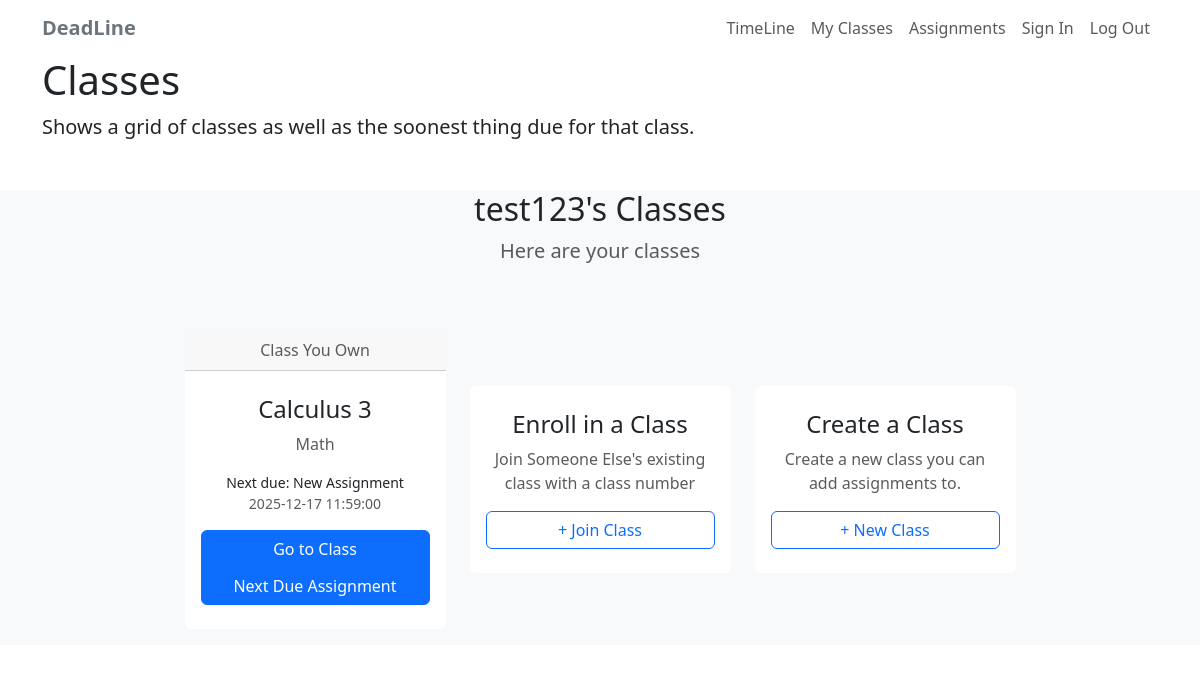
/classes (signed in), run on an earlier commit of the app's database.
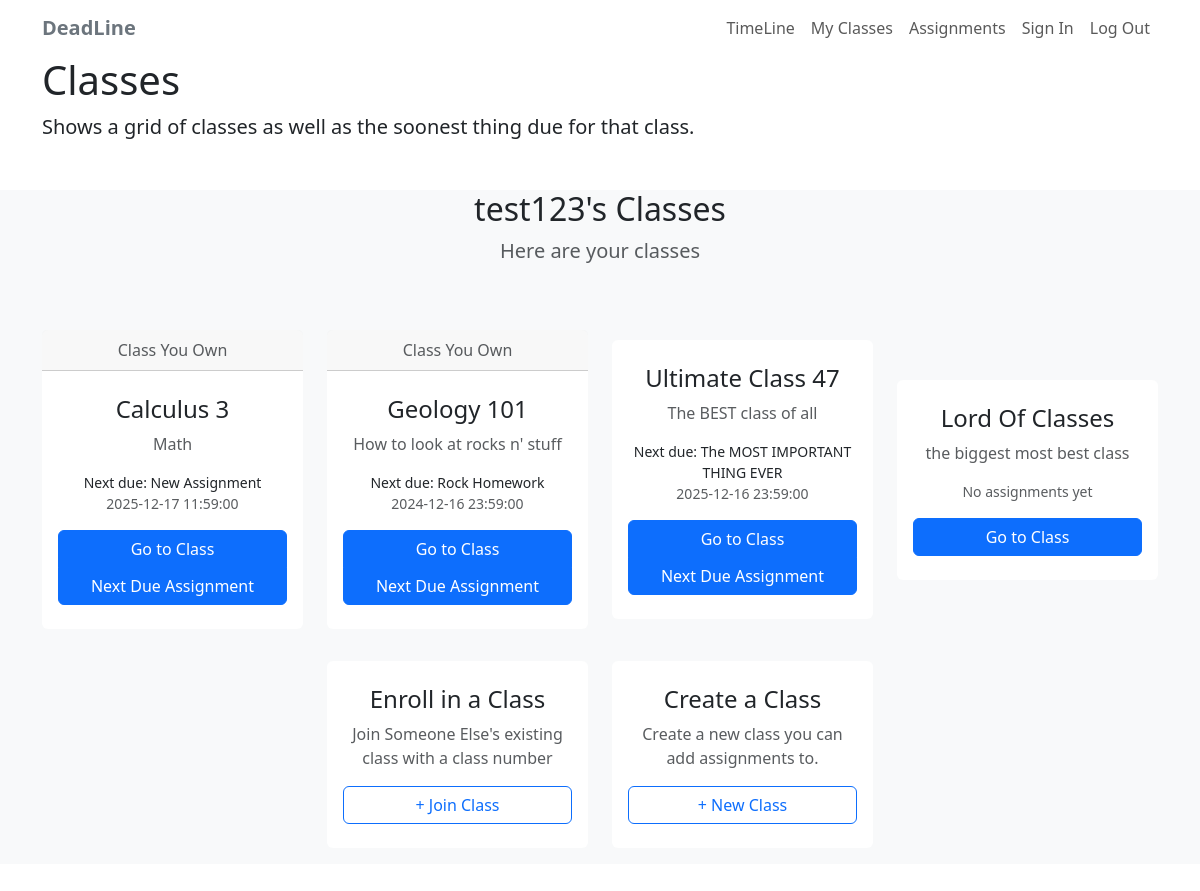
And on a later commit of the database.
### app/models.py (models this page shows, shortened)
class Class(db.Model):
    id = db.Column(db.Integer, primary_key=True)
    name = db.Column(db.String(140), nullable=False)
    description = db.Column(db.Text)
    owner_id = db.Column(db.Integer, db.ForeignKey('user.id'), nullable=False)
    owner = db.relationship('User', backref='owned_classes')
    members = db.relationship(
        'User',
        secondary=class_memberships,
        backref=db.backref('classes', lazy='dynamic'),
        lazy='dynamic'
    )

class Assignment(db.Model):
    id = db.Column(db.Integer, primary_key=True)
    title = db.Column(db.String(140), nullable=False)
    description = db.Column(db.Text)
    due_date = db.Column(db.DateTime, nullable=False)
    created_at = db.Column(db.DateTime, default=datetime.utcnow)
    creator_id = db.Column(db.Integer, db.ForeignKey('user.id'))
    creator = db.relationship('User', backref='created_assignments')
    class_id = db.Column(db.Integer, db.ForeignKey('class.id'), nullable=False)
    clazz = db.relationship('Class', backref='assignments')

### app/routes.py (the view)
@deadline_app.route('/classes')
@login_required
def classes():
    owned_classes = Class.query.filter_by(owner_id=current_user.id).all()
    enrolled_classes = current_user.classes.all()  # via backref
    return render_template(
        'classes.html',
        owned_classes=owned_classes,
        enrolled_classes=enrolled_classes,
    )

### app/__init__.py (called while the page is built)
def create_app():
    deadline_app = Flask(__name__)
    deadline_app.config.from_mapping(
        SECRET_KEY='shmortobius',
        SQLALCHEMY_DATABASE_URI='sqlite:///' + os.path.join(basedir, 'app.db'),
        SQLALCHEMY_TRACK_MODIFICATIONS=False
    )
    db.init_app(deadline_app)
    login_manager.init_app(deadline_app)
    login_manager.login_view = 'login'
    from app.models import User
    @login_manager.user_loader
    def load_user(user_id):
        return User.query.get(int(user_id))
    with deadline_app.app_context():
        from app import routes, models
        db.create_all()
    return deadline_app

### app/templates/classes.html (shortened to what the changed rows need)
{% extends "layout.html" %}
{% block content %}
<div class="container">
    <h1>Classes</h1>
</div>
<section id="classes" class="bg-light mt-5">
    <div class="container-lg">
        <div class="text-center">
            <h2>{{ current_user.username }}'s Classes</h2>
        </div>
        <div class="row my-5 align-items-center justify-content-center">
            {% for clazz in owned_classes %}
            <div class="col-12 col-md-6 col-lg-4 col-xl-3 my-3">
                <div class="card border-0">
                    <div class="card-header text-center text-muted">
                        Class You Own
                    </div>
                    <div class="card-body text-center py-4">
                        <h4 class="card-title">{{ clazz.name }}</h4>
                        <p class="card-text text-muted">
                            {{ clazz.description or 'No description' }}
                        </p>
                        {% set upcoming = clazz.assignments
                        | sort(attribute='due_date')
                        | first %}
                        {% if upcoming %}
                        <p class="small">
                            Next due: {{ upcoming.title }}<br>
                            <span class="text-muted">{{ upcoming.due_date }}</span>
                        </p>
                        {% else %}
                        <p class="small text-muted">No assignments yet</p>
                        {% endif %}
                        <div class="d-grid gap-2">
                            <div class="btn-group-vertical">
                                <a href="{{ url_for('class_detail', class_id=clazz.id) }}"
                                   class="btn btn-primary">Go to Class</a>
                                {% if upcoming %}
                                <a href="{{ url_for('submit_assignment', assignment_id=upcoming.id) }}"
                                   class="btn btn-primary">Next Due Assignment</a>
                                {% endif %}
                            </div>
                        </div>
                    </div>
                </div>
            </div>
            {% endfor %}
            {% for clazz in enrolled_classes %}
            {% if clazz.owner_id != current_user.id %}
            <div class="col-12 col-md-6 col-lg-4 col-xl-3 my-3">
                <div class="card border-0">
                    <div class="card-body text-center py-4">
                        <h4 class="card-title">{{ clazz.name }}</h4>
                        <p class="card-text text-muted">
                            {{ clazz.description or 'No description' }}
                        </p>
                        {% set upcoming = clazz.assignments
                        | sort(attribute='due_date')
                        | first %}
                        {% if upcoming %}
                        <p class="small">
                            Next due: {{ upcoming.title }}<br>
                            <span class="text-muted">{{ upcoming.due_date }}</span>
                        </p>
                        {% else %}
                        <p class="small text-muted">No assignments yet</p>
                        {% endif %}
                        <div class="d-grid gap-2">
                            <div class="btn-group-vertical">
                                <a href="{{ url_for('class_detail', class_id=clazz.id) }}"
                                   class="btn btn-primary">Go to Class</a>
                                {% if upcoming %}
                                <a href="{{ url_for('submit_assignment', assignment_id=upcoming.id) }}"
                                   class="btn btn-primary">Next Due Assignment</a>
                                {% endif %}
                            </div>
                        </div>
                    </div>
                </div>
            </div>
            {% endif %}
            {% endfor %}
        </div>
    </div>
</section>
{% endblock %}

What changed in the data, as far as the page shows it:
added Class: name "Geology 101", description "How to look at rocks n' stuff", shown under "test123's Classes"
added Assignment: title "Rock Homework", due_date "2024-12-16 23:59:00"
added Class: name "Ultimate Class 47", description "The BEST class of all"
added Assignment: title "The MOST IMPORTANT THING EVER", due_date "2025-12-16 23:59:00"
added Class: name "Lord Of Classes", description "the biggest most best class", shows "No assignments yet"
